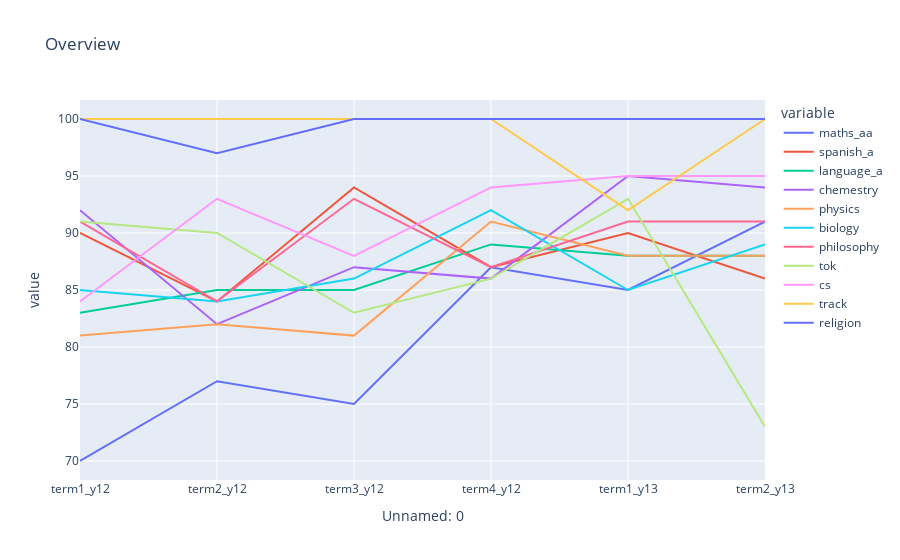

Notebook code cell kept with this figure:
### Code cell
import plotly.express as px

numeric_cols = df.select_dtypes(include='number').columns

fig = px.line(
    df,
    x='Unnamed: 0',
    y=numeric_cols,
    title='Overview'
)
fig.show()

### Figure 1 — Plotly figure (JSON) as saved in the notebook; plotly's stock layout.template omitted (floating-point values rounded to 4 significant figures)
{"data": [{"hovertemplate": "variable=maths_aa<br>Unnamed: 0=%{x}<br>value=%{y}<extra></extra>", "legendgroup": "maths_aa", "line": {"color": "#636efa", "dash": "solid"}, "marker": {"symbol": "circle"}, "mode": "lines", "name": "maths_aa", "orientation": "v", "showlegend": true, "type": "scatter", "x": ["term1_y12", "term2_y12", "term3_y12", "term4_y12", "term1_y13", "term2_y13"], "xaxis": "x", "y": [70, 77, 75, 87, 85, 91], "yaxis": "y"}, {"hovertemplate": "variable=spanish_a<br>Unnamed: 0=%{x}<br>value=%{y}<extra></extra>", "legendgroup": "spanish_a", "line": {"color": "#EF553B", "dash": "solid"}, "marker": {"symbol": "circle"}, "mode": "lines", "name": "spanish_a", "orientation": "v", "showlegend": true, "type": "scatter", "x": ["term1_y12", "term2_y12", "term3_y12", "term4_y12", "term1_y13", "term2_y13"], "xaxis": "x", "y": [90, 84, 94, 87, 90, 86], "yaxis": "y"}, {"hovertemplate": "variable=language_a<br>Unnamed: 0=%{x}<br>value=%{y}<extra></extra>", "legendgroup": "language_a", "line": {"color": "#00cc96", "dash": "solid"}, "marker": {"symbol": "circle"}, "mode": "lines", "name": "language_a", "orientation": "v", "showlegend": true, "type": "scatter", "x": ["term1_y12", "term2_y12", "term3_y12", "term4_y12", "term1_y13", "term2_y13"], "xaxis": "x", "y": [83, 85, 85, 89, 88, 88], "yaxis": "y"}, {"hovertemplate": "variable=chemestry<br>Unnamed: 0=%{x}<br>value=%{y}<extra></extra>", "legendgroup": "chemestry", "line": {"color": "#ab63fa", "dash": "solid"}, "marker": {"symbol": "circle"}, "mode": "lines", "name": "chemestry", "orientation": "v", "showlegend": true, "type": "scatter", "x": ["term1_y12", "term2_y12", "term3_y12", "term4_y12", "term1_y13", "term2_y13"], "xaxis": "x", "y": [92, 82, 87, 86, 95, 94], "yaxis": "y"}, {"hovertemplate": "variable=physics<br>Unnamed: 0=%{x}<br>value=%{y}<extra></extra>", "legendgroup": "physics", "line": {"color": "#FFA15A", "dash": "solid"}, "marker": {"symbol": "circle"}, "mode": "lines", "name": "physics", "orientation": "v", "showlegend": true, "type": "scatter", "x": ["term1_y12", "term2_y12", "term3_y12", "term4_y12", "term1_y13", "term2_y13"], "xaxis": "x", "y": [81, 82, 81, 91, 88, 88], "yaxis": "y"}, {"hovertemplate": "variable=biology<br>Unnamed: 0=%{x}<br>value=%{y}<extra></extra>", "legendgroup": "biology", "line": {"color": "#19d3f3", "dash": "solid"}, "marker": {"symbol": "circle"}, "mode": "lines", "name": "biology", "orientation": "v", "showlegend": true, "type": "scatter", "x": ["term1_y12", "term2_y12", "term3_y12", "term4_y12", "term1_y13", "term2_y13"], "xaxis": "x", "y": [85, 84, 86, 92, 85, 89], "yaxis": "y"}, {"hovertemplate": "variable=philosophy<br>Unnamed: 0=%{x}<br>value=%{y}<extra></extra>", "legendgroup": "philosophy", "line": {"color": "#FF6692", "dash": "solid"}, "marker": {"symbol": "circle"}, "mode": "lines", "name": "philosophy", "orientation": "v", "showlegend": true, "type": "scatter", "x": ["term1_y12", "term2_y12", "term3_y12", "term4_y12", "term1_y13", "term2_y13"], "xaxis": "x", "y": [91, 84, 93, 87, 91, 91], "yaxis": "y"}, {"hovertemplate": "variable=tok<br>Unnamed: 0=%{x}<br>value=%{y}<extra></extra>", "legendgroup": "tok", "line": {"color": "#B6E880", "dash": "solid"}, "marker": {"symbol": "circle"}, "mode": "lines", "name": "tok", "orientation": "v", "showlegend": true, "type": "scatter", "x": ["term1_y12", "term2_y12", "term3_y12", "term4_y12", "term1_y13", "term2_y13"], "xaxis": "x", "y": [91, 90, 83, 86, 93, 73], "yaxis": "y"}, {"hovertemplate": "variable=cs<br>Unnamed: 0=%{x}<br>value=%{y}<extra></extra>", "legendgroup": "cs", "line": {"color": "#FF97FF", "dash": "solid"}, "marker": {"symbol": "circle"}, "mode": "lines", "name": "cs", "orientation": "v", "showlegend": true, "type": "scatter", "x": ["term1_y12", "term2_y12", "term3_y12", "term4_y12", "term1_y13", "term2_y13"], "xaxis": "x", "y": [84, 93, 88, 94, 95, 95], "yaxis": "y"}, {"hovertemplate": "variable=track<br>Unnamed: 0=%{x}<br>value=%{y}<extra></extra>", "legendgroup": "track", "line": {"color": "#FECB52", "dash": "solid"}, "marker": {"symbol": "circle"}, "mode": "lines", "name": "track", "orientation": "v", "showlegend": true, "type": "scatter", "x": ["term1_y12", "term2_y12", "term3_y12", "term4_y12", "term1_y13", "term2_y13"], "xaxis": "x", "y": [100, 100, 100, 100, 92, 100], "yaxis": "y"}, {"hovertemplate": "variable=religion<br>Unnamed: 0=%{x}<br>value=%{y}<extra></extra>", "legendgroup": "religion", "line": {"color": "#636efa", "dash": "solid"}, "marker": {"symbol": "circle"}, "mode": "lines", "name": "religion", "orientation": "v", "showlegend": true, "type": "scatter", "x": ["term1_y12", "term2_y12", "term3_y12", "term4_y12", "term1_y13", "term2_y13"], "xaxis": "x", "y": [100, 97, 100, 100, 100, 100], "yaxis": "y"}], "layout": {"legend": {"title": {"text": "variable"}, "tracegroupgap": 0}, "title": {"text": "Overview"}, "xaxis": {"anchor": "y", "domain": [0, 1], "title": {"text": "Unnamed: 0"}}, "yaxis": {"anchor": "x", "domain": [0, 1], "title": {"text": "value"}}}}
